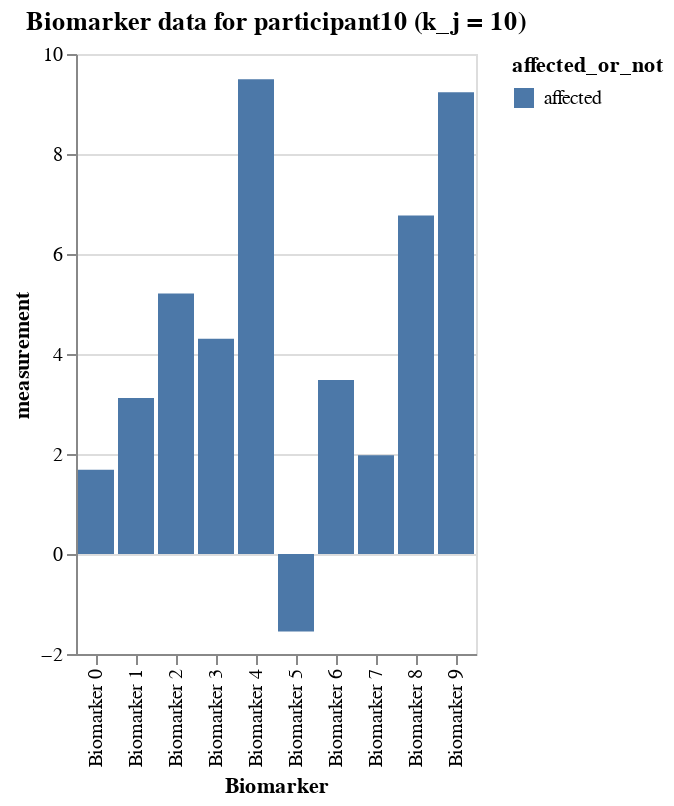

Notebook code for this chart:
### Markdown cell above
### A certain participant's data

### Code cell
# participant 10
participant10_data = df_expanded[df_expanded.participant == 10]
alt.Chart(participant10_data).mark_bar().encode(
    x='Biomarker',
    y='measurement',
    color=alt.Color(
        'affected_or_not:N'
    ),
    tooltip=['Biomarker', 'affected_or_not', 'measurement']
).interactive().properties(
    title=f'Biomarker data for participant10 (k_j = {participant10_data.k_j.to_list()[0]})'
)

### Figure 1 — Vega-Lite specification as saved in the notebook (floating-point values rounded to 4 significant figures)
{"config": {"view": {"continuousWidth": 300, "continuousHeight": 300}}, "data": {"name": "data-fbfdc094b4af3d21e57ee6b569e3f48b"}, "mark": {"type": "bar"}, "encoding": {"color": {"field": "affected_or_not", "type": "nominal"}, "tooltip": [{"field": "Biomarker", "type": "nominal"}, {"field": "affected_or_not", "type": "nominal"}, {"field": "measurement", "type": "quantitative"}], "x": {"field": "Biomarker", "type": "nominal"}, "y": {"field": "measurement", "type": "quantitative"}}, "params": [{"name": "param_1", "select": {"type": "interval", "encodings": ["x", "y"]}, "bind": "scales"}], "title": "Biomarker data for participant10 (k_j = 10)", "$schema": "https://vega.github.io/schema/vega-lite/v5.16.3.json", "datasets": {"data-fbfdc094b4af3d21e57ee6b569e3f48b": [{"Biomarker": "Biomarker 0", "participant": 10, "measurement": 1.685, "k_j": 10, "S_n": 10, "affected_or_not": "affected"}, {"Biomarker": "Biomarker 1", "participant": 10, "measurement": 3.118, "k_j": 10, "S_n": 9, "affected_or_not": "affected"}, {"Biomarker": "Biomarker 2", "participant": 10, "measurement": 5.209, "k_j": 10, "S_n": 1, "affected_or_not": "affected"}, {"Biomarker": "Biomarker 3", "participant": 10, "measurement": 4.306, "k_j": 10, "S_n": 4, "affected_or_not": "affected"}, {"Biomarker": "Biomarker 4", "participant": 10, "measurement": 9.496, "k_j": 10, "S_n": 8, "affected_or_not": "affected"}, {"Biomarker": "Biomarker 5", "participant": 10, "measurement": -1.548, "k_j": 10, "S_n": 5, "affected_or_not": "affected"}, {"Biomarker": "Biomarker 6", "participant": 10, "measurement": 3.48, "k_j": 10, "S_n": 2, "affected_or_not": "affected"}, {"Biomarker": "Biomarker 7", "participant": 10, "measurement": 1.975, "k_j": 10, "S_n": 7, "affected_or_not": "affected"}, {"Biomarker": "Biomarker 8", "participant": 10, "measurement": 6.772, "k_j": 10, "S_n": 3, "affected_or_not": "affected"}, {"Biomarker": "Biomarker 9", "participant": 10, "measurement": 9.234, "k_j": 10, "S_n": 6, "affected_or_not": "affected"}]}}
